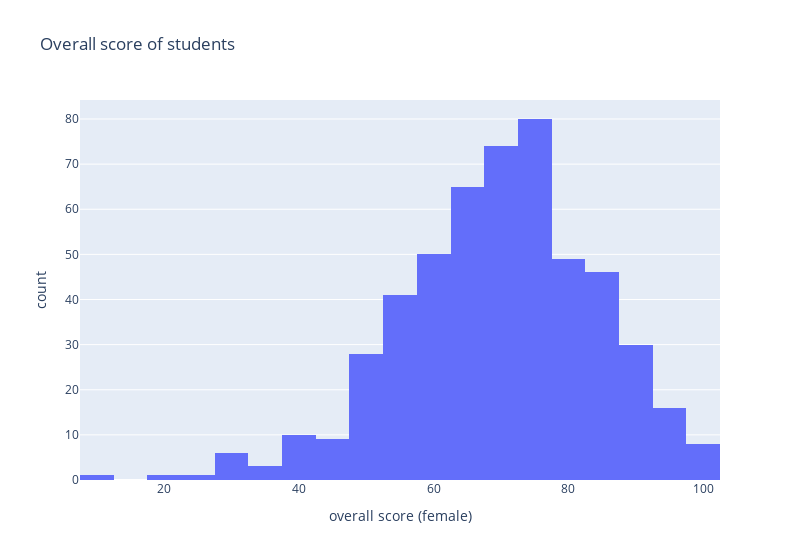

The notebook cell saved with this chart:
### Markdown cell above
Ženy

### Code cell
dff = df['overall_score'].loc[df['gender'] == 'female']

dff.plot.hist()

g = px.histogram(dff, x = 'overall_score', title="Overall score of students", labels={"overall_score":"overall score (female)"}, width=800)
g.show()

### Figure 1 — Plotly figure (JSON) as saved in the notebook; plotly's stock layout.template omitted (floating-point values rounded to 4 significant figures; data arrays with more than 128 entries replaced by an {"elided": "..."} marker saying what was removed)
{"data": [{"alignmentgroup": "True", "bingroup": "x", "hovertemplate": "overall score (female)=%{x}<br>count=%{y}<extra></extra>", "legendgroup": "", "marker": {"color": "#636efa", "pattern": {"shape": ""}}, "name": "", "offsetgroup": "", "orientation": "v", "showlegend": false, "type": "histogram", "x": {"elided": "518 float values"}, "xaxis": "x", "yaxis": "y"}], "layout": {"barmode": "relative", "legend": {"tracegroupgap": 0}, "title": {"text": "Overall score of students"}, "width": 800, "xaxis": {"anchor": "y", "domain": [0, 1], "title": {"text": "overall score (female)"}}, "yaxis": {"anchor": "x", "domain": [0, 1], "title": {"text": "count"}}}}
